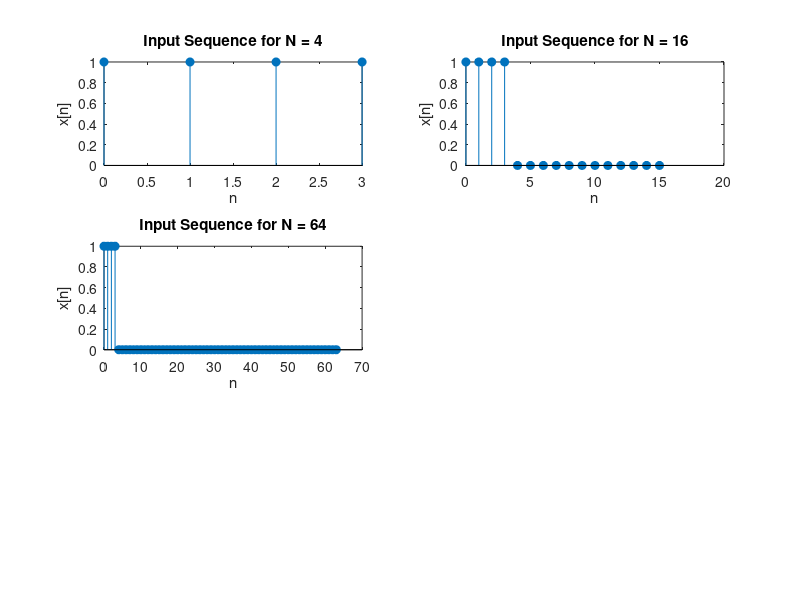
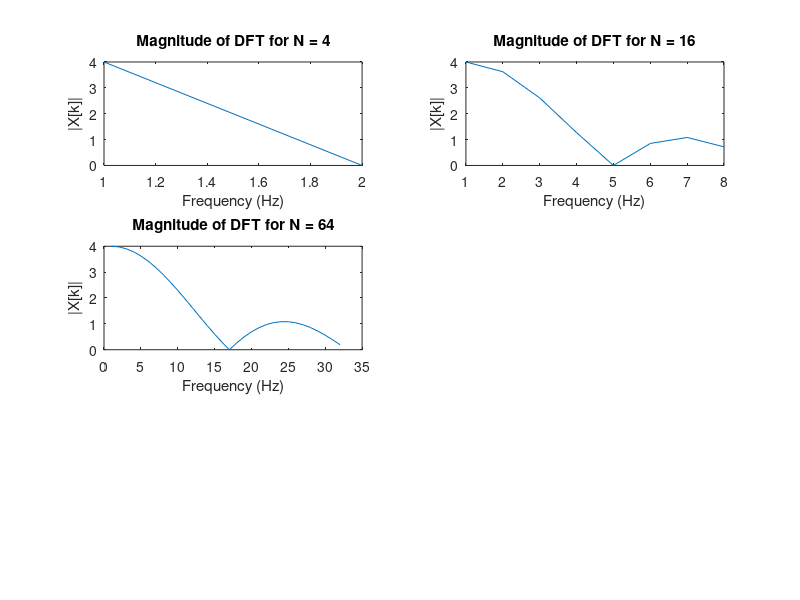
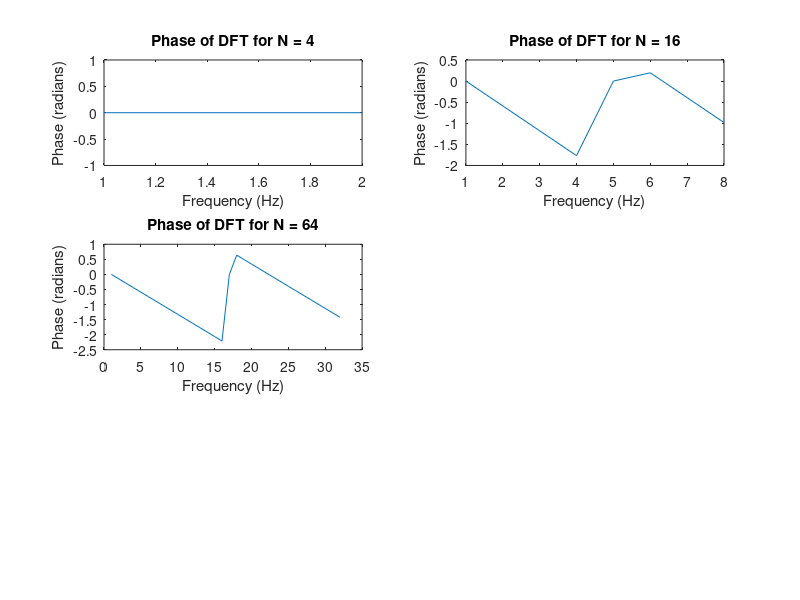

MATLAB code to generate these figures, in order:
n = -200:200;     
L = 4;
N = [4, 16, 64];

figure;
for k = 1:length(N)  
    x = [ones(L,1); zeros(N(k)-L,1)]; 
 
    subplot(3, 2,k);
    stem(0:N(k)-1, x, 'filled'); 
    title(['Input Sequence for N = ', num2str(N(k))]);
    xlabel('n');
    ylabel('x[n]');
end

figure;
for k = 1:length(N)  
    x = [ones(L,1); zeros(N(k)-L,1)]; 

    X_k = fft(x, N(k));  
    
    subplot(3, 2,k);
    plot(abs(X_k(1:N(k)/2)));
    title(['Magnitude of DFT for N = ', num2str(N(k))]);
    xlabel('Frequency (Hz)');
    ylabel('|X[k]|');
end

figure;
for k = 1:length(N)  
    x = [ones(L,1); zeros(N(k)-L,1)]; 

    X_k = fft(x, N(k));   

    subplot(3, 2,k);
    plot(angle(X_k(1:N(k)/2)));  % Plot the phase
    title(['Phase of DFT for N = ', num2str(N(k))]);
    xlabel('Frequency (Hz)');
    ylabel('Phase (radians)');

end